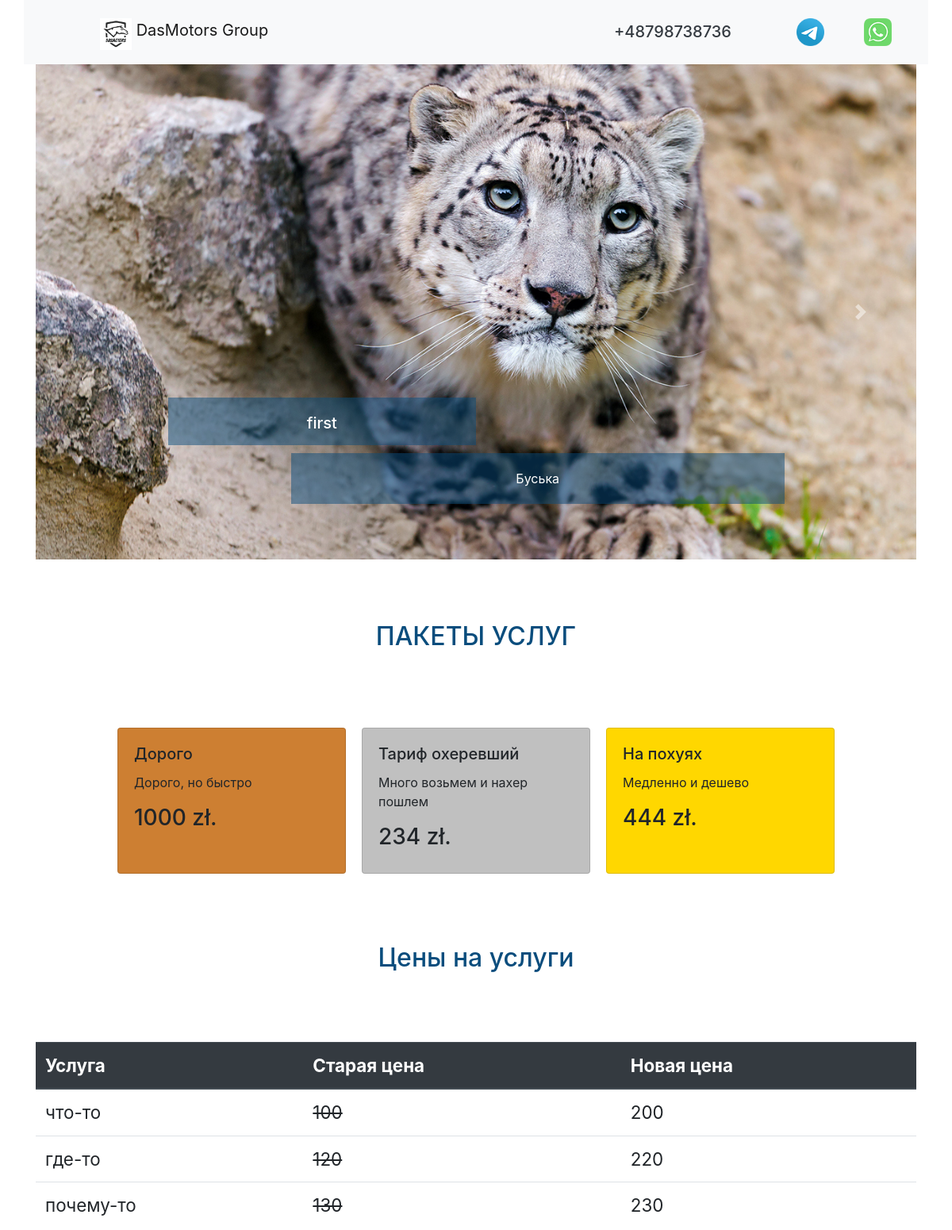
The app's page / (upper part), older data.
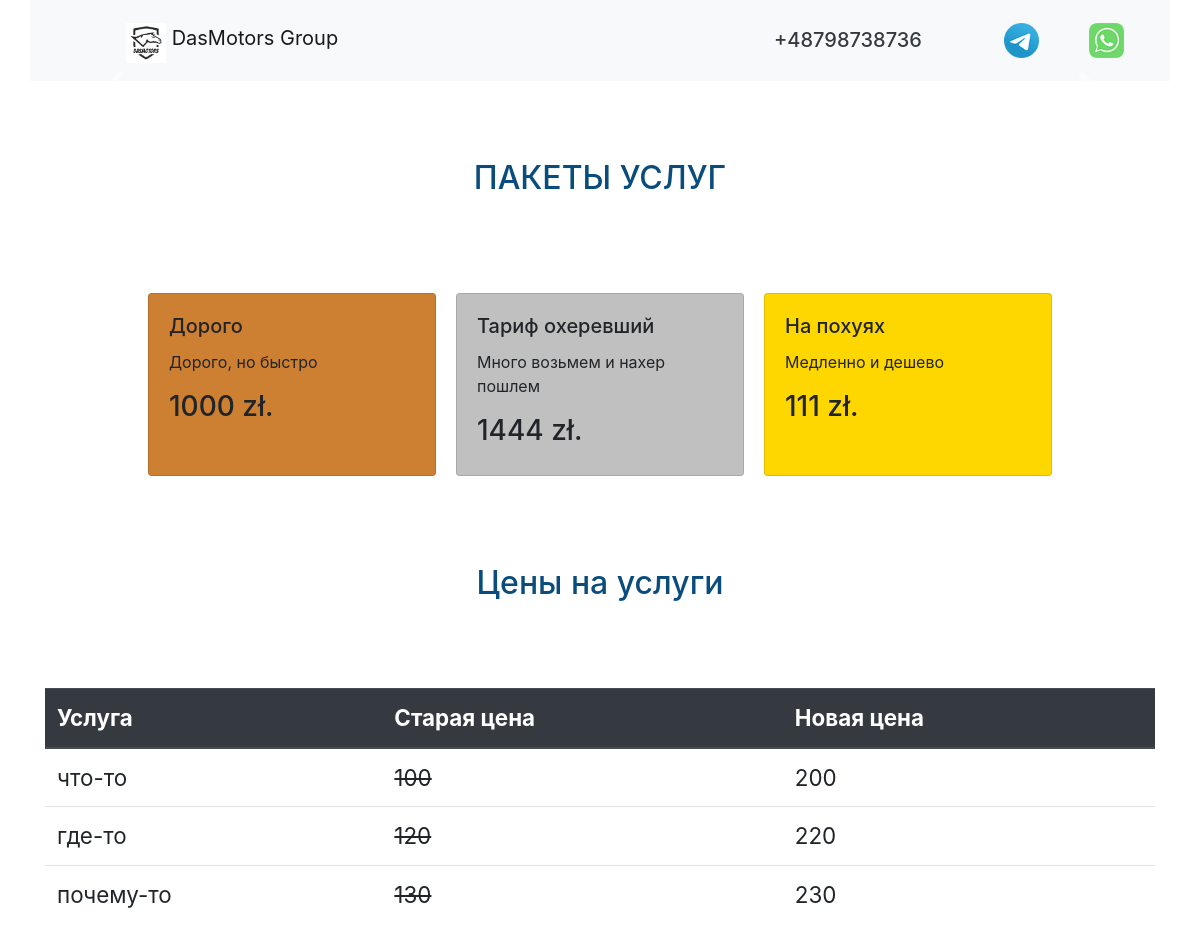
The same page, newer data.
### cms/models.py (models this page shows, shortened)
class CmsSlider(models.Model):
    cms_img = models.ImageField(upload_to='sliderimg/')
    cms_title = models.CharField(max_length=200, verbose_name='Заголовок')
    cms_text = models.CharField(max_length=200, verbose_name='Текст')
    cms_css = models.CharField(max_length=200, null= True , default='-', verbose_name='CSS класс')
    class Meta:
        verbose_name = 'Слайд'
        verbose_name_plural = 'Слайды'

### price/models.py (models this page shows, shortened)
class PriceCard(models.Model):
    pc_value = models.CharField(max_length=200, verbose_name='Цена')
    pc_description = models.CharField(max_length=200, verbose_name='Описание')
    def __str__(self):
        return self.pc_value
    class Meta:
        verbose_name = 'Цены'
        verbose_name_plural = 'Цены'

class PriceTable(models.Model):
     pt_title = models.CharField(max_length=200, verbose_name='Услуга')
     pt_old_price = models.CharField(max_length=200, verbose_name='Старая цена')
     pt_new_price = models.CharField(max_length=200, verbose_name='Новая цена')
     class Meta:
         verbose_name = 'Услугу'
         verbose_name_plural = 'Услуга'

### crm/views.py (the view)
# urls.py: path('', views.index_page),
def index_page(request):
    slider_list = CmsSlider.objects.all()
    pc_1 = PriceCard.objects.get(pk = 1)
    pc_2 = PriceCard.objects.get(pk = 2)
    pc_3 = PriceCard.objects.get(pk = 3)
    price_table = PriceTable.objects.all()
    form = OrderForm()
    dict_obj =  {'slider_list': slider_list,
                 'pc_1': pc_1,
                 'pc_2': pc_2,
                 'pc_3': pc_3,
                 'price_table': price_table,
                 'form': form,
                           }
    return render(request, './index.html', dict_obj)

### templates/index.html (shortened to what this page needs)
{% extends 'base.html' %}
{% load static %}
{% block index %}
  	{% include 'carusel.html' %}
	{% include 'price.html' %}
{% endblock %}

### templates/carusel.html (shortened to what this page needs)
{% load static %}
<section>
  		<div id="carouselExampleCaptions" class="carousel slide container" data-ride="carousel">
		  <div class="carousel-inner">
			{% for slide in slider_list %}
		    <div class="carousel-item {{ slide.cms_css }}">
		      <img src="{{ slide.cms_img.url }}" class="d-block w-100"  alt="...">
		      <div class="carousel-caption d-none d-md-block">
		        <h5 class="slaider_h">{{ slide.cms_title }}</h5>
		        <p class="slaider_p">{{ slide.cms_text }}</p>
		      </div>
		    </div>
		    {% endfor %}
		  </div>
		  <a class="carousel-control-prev" href="#carouselExampleCaptions" role="button" data-slide="prev">
		    <span class="carousel-control-prev-icon" aria-hidden="true"></span>
		  </a>
		  <a class="carousel-control-next" href="#carouselExampleCaptions" role="button" data-slide="next">
		    <span class="carousel-control-next-icon" aria-hidden="true"></span>
		  </a>
		</div>
  	</section>

### templates/price.html
  	<section>
  		<div class="container">
  			<h1 class="text-3">ПАКЕТЫ УСЛУГ</h1>
  			<div class="row justify-content-center">
  				<div class="card product_card" style="width: 18rem; background-color: #cd7f32;">
				  <div class="card-body">
				    <h5 class="card-title">Дорого</h5>
				    <p class="card-text">Дорого, но быстро</p>
				    <h3>{{ pc_1 }} zł.</h3>
				  </div>
				</div>
				<div class="card product_card" style="width: 18rem; background-color: #c0c0c0;">
				  <div class="card-body">
				    <h5 class="card-title">Тариф охеревший</h5>
				    <p class="card-text">Много возьмем и нахер пошлем</p>
				    <h3>{{ pc_2 }} zł.</h3>
				  </div>
				</div>
				<div class="card product_card" style="width: 18rem; background-color: #ffd700;">
				  <div class="card-body">
				    <h5 class="card-title">На похуях</h5>
				    <p class="card-text">Медленно и дешево</p>
				    <h3>{{ pc_3 }} zł.</h3>
				  </div>
				</div>
  			</div>
  		</div>
  	</section>
  	<section>
  		<div class="container">
  			<h1 class="text-3">Цены на услуги</h1>
  			<table class="table table_one">
			  <thead class="thead-dark">
			    <tr>
			      <th scope="col">Услуга</th>
			      <th scope="col">Старая цена</th>
			      <th scope="col">Новая цена</th>
			    </tr>
			  </thead>
			  <tbody>
			  {% for obj in price_table %}
			    <tr>
			      <td>{{ obj.pt_title }}</td>
			      <td><del>{{ obj.pt_old_price }}</del></td>
			      <td>{{ obj.pt_new_price }}</td>
			    </tr>
			  {% endfor %}
			  </tbody>
			</table>
  		</div>
  	</section>

Row changes from the older to the newer data that the page shows:
removed CmsSlider: cms_img (picture), cms_title "first", cms_text "Буська"
changed PriceCard (number 2 of 3 on the later page): pc_value "234" → "1444"
changed PriceCard (number 3 of 3 on the later page): pc_value "444" → "111"
